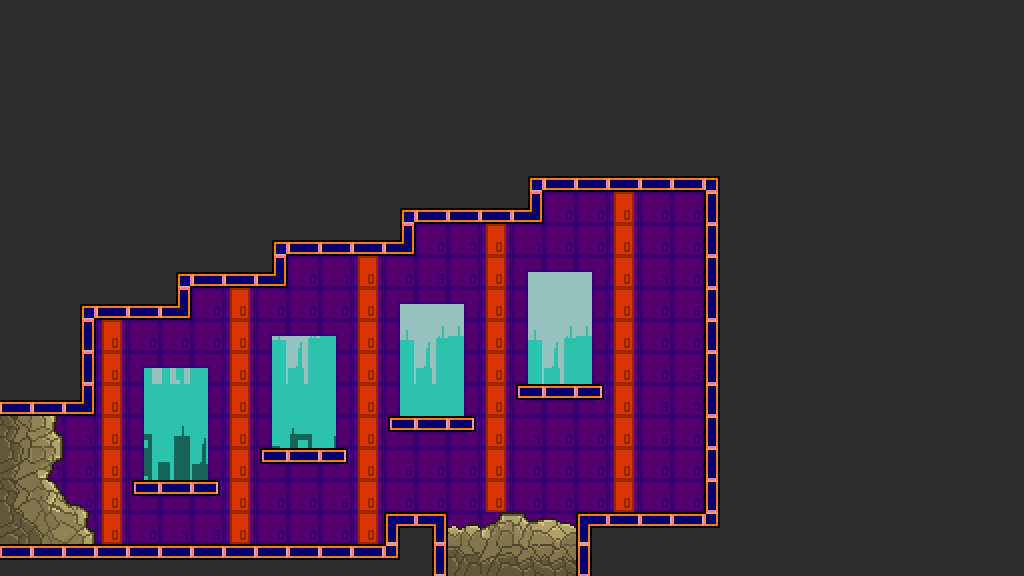

This game map was drawn from its Tiled (.tmx) file and the tilesets committed beside it. A one-line description and the trimmed map source follow:
An orthogonal 32x18 tile map with 32x32 px tiles, 12 tile layers (Sky, Sky2, Background, CollisionLayer, ...) and 5 objects.

<map version="1.0" orientation="orthogonal" width="32" height="18" tilewidth="32" tileheight="32">
 <tileset firstgid="1" name="generalSprite" tilewidth="32" tileheight="32">
  <image source="generalSprite.png" width="128" height="1184" />
  <tile id="60">
   <properties>
    <property name="tileType" value="empty" />
   </properties>
  </tile>
 </tileset>
 <layer name="Sky" width="32" height="18">
  <data>[576 cells, 70 non-empty, 10 distinct tile ids]</data>
 </layer>
 <layer name="Sky2" width="32" height="18">
  <data>[576 cells, 85 non-empty, 18 distinct tile ids]</data>
 </layer>
 <layer name="Background" width="32" height="18">
  <data>[576 cells, 324 non-empty, 20 distinct tile ids]</data>
 </layer>
 <layer name="CollisionLayer" width="32" height="18">
  <data>[576 cells, 576 non-empty, 12 distinct tile ids]</data>
 </layer>
 <layer name="DamagingLayer" width="32" height="18">
  <data>[576 cells, 576 non-empty, 1 distinct tile ids]</data>
 </layer>
 <layer name="DecorLayer" width="32" height="18">
  <data>[576 cells, 576 non-empty, 1 distinct tile ids]</data>
 </layer>
 <layer name="LadderLayer" width="32" height="18">
  <data>[576 cells, 576 non-empty, 1 distinct tile ids]</data>
 </layer>
 <layer name="PlatformLayer" width="32" height="18">
  <data>[576 cells, 576 non-empty, 4 distinct tile ids]</data>
 </layer>
 <layer name="UpBlockingLayer" width="32" height="18">
  <data>[576 cells, 576 non-empty, 1 distinct tile ids]</data>
 </layer>
 <layer name="DownBlockingLayer" width="32" height="18">
  <data>[576 cells, 576 non-empty, 9 distinct tile ids]</data>
 </layer>
 <layer name="LeftBlockingLayer" width="32" height="18">
  <data>[576 cells, 576 non-empty, 11 distinct tile ids]</data>
 </layer>
 <layer name="RightBlockingLayer" width="32" height="18">
  <data>[576 cells, 576 non-empty, 1 distinct tile ids]</data>
 </layer>
 <objectgroup name="EnemySpawnLayer" width="32" height="18">
  <object x="160" y="384" width="32" height="32" />
  <object x="288" y="352" width="32" height="32" />
 </objectgroup>
 <objectgroup name="PlayerSpawnLayer" width="32" height="18">
  <object x="640" y="416" width="64" height="96" />
 </objectgroup>
 <objectgroup name="SwitchSpawnLayer" width="32" height="18">
  <object x="416" y="320" width="32" height="32" />
 </objectgroup>
 <objectgroup name="ChestSpawnLayer" width="32" height="18">
  <object x="512" y="288" width="32" height="32" />
 </objectgroup>
</map>
